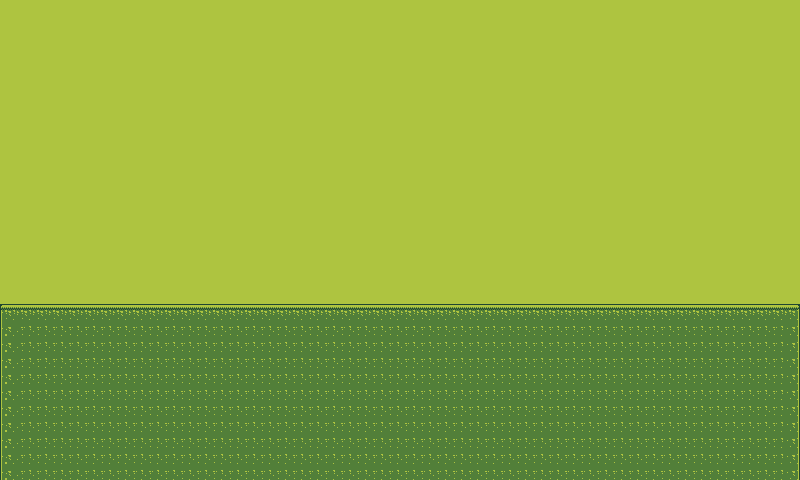

The image is a tile-based game level rendered from a .tmx file. Its description and complete source (layers, tilesets, objects, tile grids) follow:
An orthogonal 50x30 tile map with 16x16 px tiles, 1 tile layer (Tile Layer 1).

<map version="1.10" tiledversion="1.11.0" orientation="orthogonal" renderorder="left-down" width="50" height="30" tilewidth="16" tileheight="16" infinite="0" nextlayerid="2" nextobjectid="1">
 <tileset firstgid="1" source="Game Tileset.tsx" />
 <layer id="1" name="Tile Layer 1" width="50" height="30">
  <data encoding="csv">
160,160,160,160,160,160,160,160,160,160,160,160,160,160,160,160,160,160,160,160,160,160,160,160,160,160,160,160,160,160,160,160,160,160,160,160,160,160,160,160,160,160,160,160,160,160,160,160,160,160,
160,160,160,160,160,160,160,160,160,160,160,160,160,160,160,160,160,160,160,160,160,160,160,160,160,160,160,160,160,160,160,160,160,160,160,160,160,160,160,160,160,160,160,160,160,160,160,160,160,160,
160,160,160,160,160,160,160,160,160,160,160,160,160,160,160,160,160,160,160,160,160,160,160,160,160,160,160,160,160,160,160,160,160,160,160,160,160,160,160,160,160,160,160,160,160,160,160,160,160,160,
160,160,160,160,160,160,160,160,160,160,160,160,160,160,160,160,160,160,160,160,160,160,160,160,160,160,160,160,160,160,160,160,160,160,160,160,160,160,160,160,160,160,160,160,160,160,160,160,160,160,
160,160,160,160,160,160,160,160,160,160,160,160,160,160,160,160,160,160,160,160,160,160,160,160,160,160,160,160,160,160,160,160,160,160,160,160,160,160,160,160,160,160,160,160,160,160,160,160,160,160,
160,160,160,160,160,160,160,160,160,160,160,160,160,160,160,160,160,160,160,160,160,160,160,160,160,160,160,160,160,160,160,160,160,160,160,160,160,160,160,160,160,160,160,160,160,160,160,160,160,160,
160,160,160,160,160,160,160,160,160,160,160,160,160,160,160,160,160,160,160,160,160,160,160,160,160,160,160,160,160,160,160,160,160,160,160,160,160,160,160,160,160,160,160,160,160,160,160,160,160,160,
160,160,160,160,160,160,160,160,160,160,160,160,160,160,160,160,160,160,160,160,160,160,160,160,160,160,160,160,160,160,160,160,160,160,160,160,160,160,160,160,160,160,160,160,160,160,160,160,160,160,
160,160,160,160,160,160,160,160,160,160,160,160,160,160,160,160,160,160,160,160,160,160,160,160,160,160,160,160,160,160,160,160,160,160,160,160,160,160,160,160,160,160,160,160,160,160,160,160,160,160,
160,160,160,160,160,160,160,160,160,160,160,160,160,160,160,160,160,160,160,160,160,160,160,160,160,160,160,160,160,160,160,160,160,160,160,160,160,160,160,160,160,160,160,160,160,160,160,160,160,160,
160,160,160,160,160,160,160,160,160,160,160,160,160,160,160,160,160,160,160,160,160,160,160,160,160,160,160,160,160,160,160,160,160,160,160,160,160,160,160,160,160,160,160,160,160,160,160,160,160,160,
160,160,160,160,160,160,160,160,160,160,160,160,160,160,160,160,160,160,160,160,160,160,160,160,160,160,160,160,160,160,160,160,160,160,160,160,160,160,160,160,160,160,160,160,160,160,160,160,160,160,
160,160,160,160,160,160,160,160,160,160,160,160,160,160,160,160,160,160,160,160,160,160,160,160,160,160,160,160,160,160,160,160,160,160,160,160,160,160,160,160,160,160,160,160,160,160,160,160,160,160,
160,160,160,160,160,160,160,160,160,160,160,160,160,160,160,160,160,160,160,160,160,160,160,160,160,160,160,160,160,160,160,160,160,160,160,160,160,160,160,160,160,160,160,160,160,160,160,160,160,160,
160,160,160,160,160,160,160,160,160,160,160,160,160,160,160,160,160,160,160,160,160,160,160,160,160,160,160,160,160,160,160,160,160,160,160,160,160,160,160,160,160,160,160,160,160,160,160,160,160,160,
160,160,160,160,160,160,160,160,160,160,160,160,160,160,160,160,160,160,160,160,160,160,160,160,160,160,160,160,160,160,160,160,160,160,160,160,160,160,160,160,160,160,160,160,160,160,160,160,160,160,
160,160,160,160,160,160,160,160,160,160,160,160,160,160,160,160,160,160,160,160,160,160,160,160,160,160,160,160,160,160,160,160,160,160,160,160,160,160,160,160,160,160,160,160,160,160,160,160,160,160,
160,160,160,160,160,160,160,160,160,160,160,160,160,160,160,160,160,160,160,160,160,160,160,160,160,160,160,160,160,160,160,160,160,160,160,160,160,160,160,160,160,160,160,160,160,160,160,160,160,160,
160,160,160,160,160,160,160,160,160,160,160,160,160,160,160,160,160,160,160,160,160,160,160,160,160,160,160,160,160,160,160,160,160,160,160,160,160,160,160,160,160,160,160,160,160,160,160,160,160,160,
58,59,59,59,59,59,59,59,59,59,59,59,59,59,59,59,59,59,59,59,59,59,59,59,59,59,59,59,59,59,59,59,59,59,59,59,59,59,59,59,59,59,59,59,59,59,59,59,59,60,
71,72,72,72,72,72,72,72,72,72,72,72,72,72,72,72,72,72,72,72,72,72,72,72,72,72,72,72,72,72,72,72,72,72,72,72,72,72,72,72,72,72,72,72,72,72,72,72,72,73,
71,72,72,72,72,72,72,72,72,72,72,72,72,72,72,72,72,72,72,72,72,72,72,72,72,72,72,72,72,72,72,72,72,72,72,72,72,72,72,72,72,72,72,72,72,72,72,72,72,73,
71,72,72,72,72,72,72,72,72,72,72,72,72,72,72,72,72,72,72,72,72,72,72,72,72,72,72,72,72,72,72,72,72,72,72,72,72,72,72,72,72,72,72,72,72,72,72,72,72,73,
71,72,72,72,72,72,72,72,72,72,72,72,72,72,72,72,72,72,72,72,72,72,72,72,72,72,72,72,72,72,72,72,72,72,72,72,72,72,72,72,72,72,72,72,72,72,72,72,72,73,
71,72,72,72,72,72,72,72,72,72,72,72,72,72,72,72,72,72,72,72,72,72,72,72,72,72,72,72,72,72,72,72,72,72,72,72,72,72,72,72,72,72,72,72,72,72,72,72,72,73,
71,72,72,72,72,72,72,72,72,72,72,72,72,72,72,72,72,72,72,72,72,72,72,72,72,72,72,72,72,72,72,72,72,72,72,72,72,72,72,72,72,72,72,72,72,72,72,72,72,73,
71,72,72,72,72,72,72,72,72,72,72,72,72,72,72,72,72,72,72,72,72,72,72,72,72,72,72,72,72,72,72,72,72,72,72,72,72,72,72,72,72,72,72,72,72,72,72,72,72,73,
71,72,72,72,72,72,72,72,72,72,72,72,72,72,72,72,72,72,72,72,72,72,72,72,72,72,72,72,72,72,72,72,72,72,72,72,72,72,72,72,72,72,72,72,72,72,72,72,72,73,
71,72,72,72,72,72,72,72,72,72,72,72,72,72,72,72,72,72,72,72,72,72,72,72,72,72,72,72,72,72,72,72,72,72,72,72,72,72,72,72,72,72,72,72,72,72,72,72,72,73,
71,72,72,72,72,72,72,72,72,72,72,72,72,72,72,72,72,72,72,72,72,72,72,72,72,72,72,72,72,72,72,72,72,72,72,72,72,72,72,72,72,72,72,72,72,72,72,72,72,73
</data>
 </layer>
</map>
